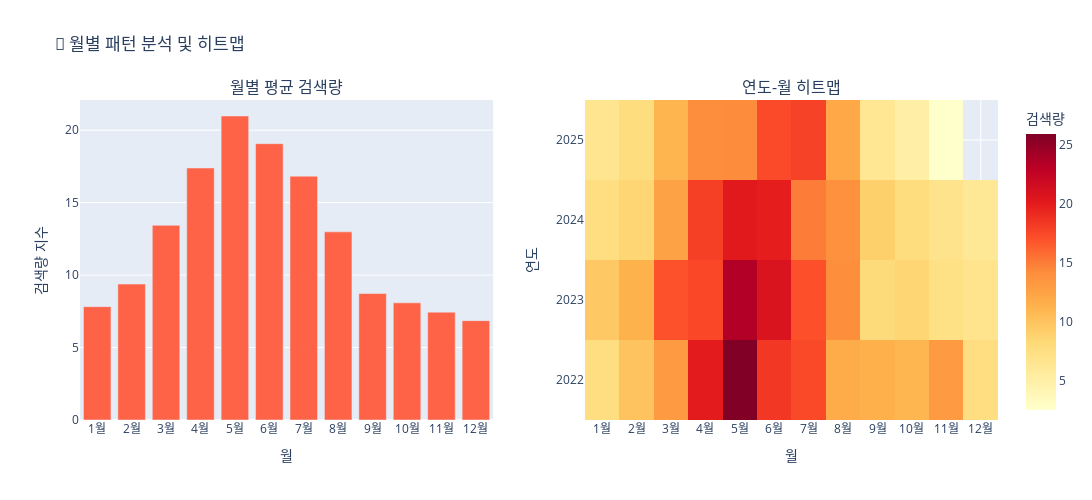

The cell this chart's notebook holds for it:
### Markdown cell above
### 🎨 추가 시각화: 월별 트렌드 및 히트맵

### Code cell
# 월별 평균 + 연도별 히트맵
fig = make_subplots(
    rows=1, cols=2,
    subplot_titles=('월별 평균 검색량', '연도-월 히트맵'),
    specs=[[{"type": "bar"}, {"type": "heatmap"}]]
)

# 1. 월별 평균
monthly_avg = df_trend.groupby('month')['선크림'].mean()
month_names = ['1월', '2월', '3월', '4월', '5월', '6월', '7월', '8월', '9월', '10월', '11월', '12월']

fig.add_trace(
    go.Bar(
        x=month_names,
        y=monthly_avg.values,
        marker_color='#FF6347',
        showlegend=False,
        name='월별 평균'
    ),
    row=1, col=1
)

# 2. 연도-월 히트맵
pivot_data = df_trend.pivot_table(values='선크림', index='year', columns='month', aggfunc='mean')

fig.add_trace(
    go.Heatmap(
        z=pivot_data.values,
        x=month_names,
        y=pivot_data.index.astype(str),
        colorscale='YlOrRd',
        colorbar=dict(title="검색량"),
        showscale=True,
        name='히트맵'
    ),
    row=1, col=2
)

fig.update_xaxes(title_text="월", row=1, col=1)
fig.update_yaxes(title_text="검색량 지수", row=1, col=1)
fig.update_xaxes(title_text="월", row=1, col=2)
fig.update_yaxes(title_text="연도", row=1, col=2)

fig.update_layout(
    title_text="📅 월별 패턴 분석 및 히트맵",
    height=500,
    width=1200
)
fig.show()

### Figure 1 — Plotly figure (JSON) as saved in the notebook; plotly's stock layout.template omitted (floating-point values rounded to 4 significant figures)
{"data": [{"marker": {"color": "#FF6347"}, "name": "월별 평균", "showlegend": false, "type": "bar", "x": ["1월", "2월", "3월", "4월", "5월", "6월", "7월", "8월", "9월", "10월", "11월", "12월"], "xaxis": "x", "y": [7.824, 9.381, 13.43, 17.39, 20.98, 19.07, 16.83, 12.98, 8.726, 8.085, 7.444, 6.855], "yaxis": "y"}, {"colorbar": {"title": {"text": "검색량"}}, "colorscale": [[0, "rgb(255,255,204)"], [0.125, "rgb(255,237,160)"], [0.25, "rgb(254,217,118)"], [0.375, "rgb(254,178,76)"], [0.5, "rgb(253,141,60)"], [0.625, "rgb(252,78,42)"], [0.75, "rgb(227,26,28)"], [0.875, "rgb(189,0,38)"], [1, "rgb(128,0,38)"]], "name": "히트맵", "showscale": true, "type": "heatmap", "x": ["1월", "2월", "3월", "4월", "5월", "6월", "7월", "8월", "9월", "10월", "11월", "12월"], "xaxis": "x2", "y": ["2022", "2023", "2024", "2025"], "yaxis": "y2", "z": [[7.62, 9.986, 13.2, 20.01, 25.92, 18.36, 17.4, 11.8, 11.45, 10.99, 13.16, 7.575], [9.546, 11.25, 16.97, 17.52, 23.51, 20.74, 17.11, 14.12, 8.086, 8.58, 7.303, 6.78], [7.597, 8.488, 12.49, 17.92, 20.22, 19.83, 14.99, 13.91, 9.022, 7.737, 6.822, 6.21], [6.532, 7.797, 11.07, 14.11, 14.26, 17.35, 17.82, 12.09, 6.348, 5.029, 2.493, NaN]]}], "layout": {"annotations": [{"font": {"size": 16}, "showarrow": false, "text": "월별 평균 검색량", "x": 0.225, "xanchor": "center", "xref": "paper", "y": 1, "yanchor": "bottom", "yref": "paper"}, {"font": {"size": 16}, "showarrow": false, "text": "연도-월 히트맵", "x": 0.775, "xanchor": "center", "xref": "paper", "y": 1, "yanchor": "bottom", "yref": "paper"}], "height": 500, "title": {"text": "📅 월별 패턴 분석 및 히트맵"}, "width": 1200, "xaxis": {"anchor": "y", "domain": [0, 0.45], "title": {"text": "월"}}, "xaxis2": {"anchor": "y2", "domain": [0.55, 1], "title": {"text": "월"}}, "yaxis": {"anchor": "x", "domain": [0, 1], "title": {"text": "검색량 지수"}}, "yaxis2": {"anchor": "x2", "domain": [0, 1], "title": {"text": "연도"}}}}
